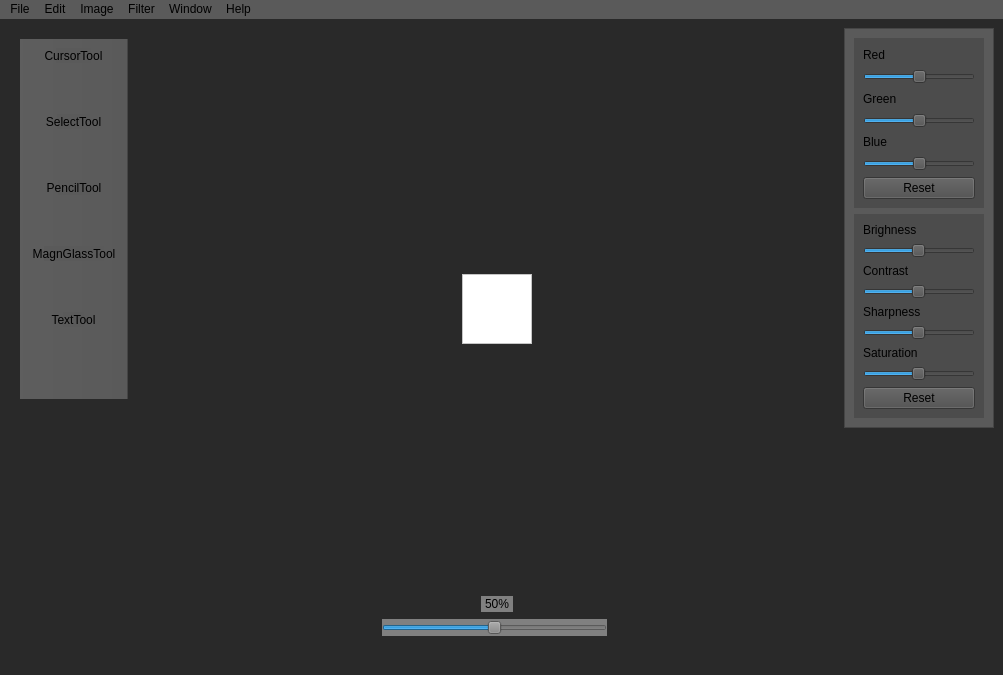
<?xml version="1.0" encoding="UTF-8"?>
<ui version="4.0">
 <class>MainWindow</class>
 <widget class="QMainWindow" name="MainWindow">
  <property name="geometry">
   <rect>
    <x>0</x>
    <y>0</y>
    <width>1003</width>
    <height>675</height>
   </rect>
  </property>
  <property name="windowTitle">
   <string>MainWindow</string>
  </property>
  <property name="styleSheet">
   <string notr="true">background-color: #292929;</string>
  </property>
  <widget class="QWidget" name="centralwidget">
   <property name="styleSheet">
    <string notr="true"/>
   </property>
   <layout class="QHBoxLayout" name="horizontalLayout_2">
    <item>
     <layout class="QVBoxLayout" name="verticalLayout">
      <item>
       <spacer name="verticalSpacer_2">
        <property name="orientation">
         <enum>Qt::Vertical</enum>
        </property>
        <property name="sizeHint" stdset="0">
         <size>
          <width>20</width>
          <height>40</height>
         </size>
        </property>
       </spacer>
      </item>
      <item alignment="Qt::AlignHCenter|Qt::AlignVCenter">
       <widget class="QScrollArea" name="scrollArea_viewport">
        <property name="enabled">
         <bool>true</bool>
        </property>
        <property name="sizePolicy">
         <sizepolicy hsizetype="Expanding" vsizetype="Expanding">
          <horstretch>0</horstretch>
          <verstretch>0</verstretch>
         </sizepolicy>
        </property>
        <property name="minimumSize">
         <size>
          <width>0</width>
          <height>0</height>
         </size>
        </property>
        <property name="maximumSize">
         <size>
          <width>100</width>
          <height>122</height>
         </size>
        </property>
        <property name="styleSheet">
         <string notr="true">background-color: white </string>
        </property>
        <property name="lineWidth">
         <number>0</number>
        </property>
        <property name="widgetResizable">
         <bool>true</bool>
        </property>
        <property name="alignment">
         <set>Qt::AlignCenter</set>
        </property>
        <widget class="QWidget" name="scrollAreaWidgetContents_viewport">
         <property name="geometry">
          <rect>
           <x>0</x>
           <y>0</y>
           <width>72</width>
           <height>72</height>
          </rect>
         </property>
         <layout class="QHBoxLayout" name="horizontalLayout_viewport">
          <property name="leftMargin">
           <number>0</number>
          </property>
          <property name="topMargin">
           <number>0</number>
          </property>
          <property name="rightMargin">
           <number>0</number>
          </property>
          <property name="bottomMargin">
           <number>0</number>
          </property>
          <item>
           <widget class="QLabel" name="imageLabel">
            <property name="text">
             <string/>
            </property>
            <property name="alignment">
             <set>Qt::AlignCenter</set>
            </property>
           </widget>
          </item>
         </layout>
        </widget>
       </widget>
      </item>
      <item>
       <spacer name="verticalSpacer">
        <property name="orientation">
         <enum>Qt::Vertical</enum>
        </property>
        <property name="sizeHint" stdset="0">
         <size>
          <width>20</width>
          <height>40</height>
         </size>
        </property>
       </spacer>
      </item>
      <item alignment="Qt::AlignHCenter">
       <widget class="QLabel" name="zoomLabel">
        <property name="maximumSize">
         <size>
          <width>100</width>
          <height>16777215</height>
         </size>
        </property>
        <property name="styleSheet">
         <string notr="true">background-color: grey; padding: 1px;</string>
        </property>
        <property name="text">
         <string>50%</string>
        </property>
       </widget>
      </item>
      <item>
       <layout class="QHBoxLayout" name="horizontalLayout">
        <property name="sizeConstraint">
         <enum>QLayout::SetFixedSize</enum>
        </property>
        <item>
         <spacer name="horizontalSpacer">
          <property name="orientation">
           <enum>Qt::Horizontal</enum>
          </property>
          <property name="sizeHint" stdset="0">
           <size>
            <width>40</width>
            <height>20</height>
           </size>
          </property>
         </spacer>
        </item>
        <item>
         <widget class="QSlider" name="zoomSlider">
          <property name="styleSheet">
           <string notr="true">background-color: grey; padding: 1px</string>
          </property>
          <property name="maximum">
           <number>100</number>
          </property>
          <property name="sliderPosition">
           <number>50</number>
          </property>
          <property name="orientation">
           <enum>Qt::Horizontal</enum>
          </property>
         </widget>
        </item>
        <item>
         <widget class="QWidget" name="widget_2" native="true"/>
        </item>
        <item>
         <spacer name="horizontalSpacer_2">
          <property name="orientation">
           <enum>Qt::Horizontal</enum>
          </property>
          <property name="sizeHint" stdset="0">
           <size>
            <width>40</width>
            <height>20</height>
           </size>
          </property>
         </spacer>
        </item>
       </layout>
      </item>
      <item>
       <widget class="QWidget" name="widget" native="true"/>
      </item>
     </layout>
    </item>
    <item alignment="Qt::AlignTop">
     <widget class="QScrollArea" name="scrollArea">
      <property name="sizePolicy">
       <sizepolicy hsizetype="Minimum" vsizetype="Expanding">
        <horstretch>0</horstretch>
        <verstretch>0</verstretch>
       </sizepolicy>
      </property>
      <property name="minimumSize">
       <size>
        <width>150</width>
        <height>400</height>
       </size>
      </property>
      <property name="maximumSize">
       <size>
        <width>300</width>
        <height>1400</height>
       </size>
      </property>
      <property name="styleSheet">
       <string notr="true"> background-color: #5a5a5a;</string>
      </property>
      <property name="widgetResizable">
       <bool>true</bool>
      </property>
      <widget class="QWidget" name="scrollAreaWidgetContents">
       <property name="geometry">
        <rect>
         <x>0</x>
         <y>-5</y>
         <width>130</width>
         <height>437</height>
        </rect>
       </property>
       <layout class="QVBoxLayout" name="verticalLayout_2">
        <item>
         <widget class="QWidget" name="collapsible_1" native="true">
          <property name="sizePolicy">
           <sizepolicy hsizetype="Expanding" vsizetype="Expanding">
            <horstretch>0</horstretch>
            <verstretch>0</verstretch>
           </sizepolicy>
          </property>
          <property name="styleSheet">
           <string notr="true">background-color: #4C4C4C;</string>
          </property>
          <layout class="QVBoxLayout" name="verticalLayout_3">
           <item>
            <widget class="QLabel" name="label_5">
             <property name="text">
              <string>Red</string>
             </property>
            </widget>
           </item>
           <item>
            <widget class="QSlider" name="r_slider">
             <property name="maximum">
              <number>200</number>
             </property>
             <property name="sliderPosition">
              <number>100</number>
             </property>
             <property name="orientation">
              <enum>Qt::Horizontal</enum>
             </property>
            </widget>
           </item>
           <item>
            <widget class="QLabel" name="label_6">
             <property name="text">
              <string>Green</string>
             </property>
            </widget>
           </item>
           <item>
            <widget class="QSlider" name="g_slider">
             <property name="maximum">
              <number>200</number>
             </property>
             <property name="sliderPosition">
              <number>100</number>
             </property>
             <property name="orientation">
              <enum>Qt::Horizontal</enum>
             </property>
            </widget>
           </item>
           <item>
            <widget class="QLabel" name="label_7">
             <property name="text">
              <string>Blue</string>
             </property>
            </widget>
           </item>
           <item>
            <widget class="QSlider" name="b_slider">
             <property name="maximum">
              <number>200</number>
             </property>
             <property name="sliderPosition">
              <number>100</number>
             </property>
             <property name="orientation">
              <enum>Qt::Horizontal</enum>
             </property>
            </widget>
           </item>
           <item>
            <widget class="QPushButton" name="reset_color_button">
             <property name="text">
              <string>Reset</string>
             </property>
            </widget>
           </item>
          </layout>
         </widget>
        </item>
        <item alignment="Qt::AlignTop">
         <widget class="QWidget" name="collapsible_2" native="true">
          <property name="sizePolicy">
           <sizepolicy hsizetype="Preferred" vsizetype="Preferred">
            <horstretch>0</horstretch>
            <verstretch>0</verstretch>
           </sizepolicy>
          </property>
          <property name="styleSheet">
           <string notr="true">background-color: #4C4C4C;</string>
          </property>
          <layout class="QVBoxLayout" name="verticalLayout_4">
           <item>
            <widget class="QLabel" name="label">
             <property name="text">
              <string>Brighness</string>
             </property>
            </widget>
           </item>
           <item>
            <widget class="QSlider" name="brightness_slider">
             <property name="minimum">
              <number>-30</number>
             </property>
             <property name="maximum">
              <number>31</number>
             </property>
             <property name="orientation">
              <enum>Qt::Horizontal</enum>
             </property>
            </widget>
           </item>
           <item>
            <widget class="QLabel" name="label_2">
             <property name="text">
              <string>Contrast</string>
             </property>
            </widget>
           </item>
           <item>
            <widget class="QSlider" name="contrast_slider">
             <property name="minimum">
              <number>-30</number>
             </property>
             <property name="maximum">
              <number>31</number>
             </property>
             <property name="orientation">
              <enum>Qt::Horizontal</enum>
             </property>
            </widget>
           </item>
           <item>
            <widget class="QLabel" name="label_3">
             <property name="text">
              <string>Sharpness</string>
             </property>
            </widget>
           </item>
           <item>
            <widget class="QSlider" name="sharpness_slider">
             <property name="minimum">
              <number>-40</number>
             </property>
             <property name="maximum">
              <number>41</number>
             </property>
             <property name="orientation">
              <enum>Qt::Horizontal</enum>
             </property>
            </widget>
           </item>
           <item>
            <widget class="QLabel" name="label_4">
             <property name="text">
              <string>Saturation</string>
             </property>
            </widget>
           </item>
           <item>
            <widget class="QSlider" name="saturation_slider">
             <property name="minimum">
              <number>-40</number>
             </property>
             <property name="maximum">
              <number>41</number>
             </property>
             <property name="orientation">
              <enum>Qt::Horizontal</enum>
             </property>
            </widget>
           </item>
           <item>
            <widget class="QPushButton" name="reset_enhance_button">
             <property name="text">
              <string>Reset</string>
             </property>
            </widget>
           </item>
          </layout>
         </widget>
        </item>
       </layout>
      </widget>
     </widget>
    </item>
   </layout>
  </widget>
  <widget class="QMenuBar" name="menubar">
   <property name="geometry">
    <rect>
     <x>0</x>
     <y>0</y>
     <width>1003</width>
     <height>23</height>
    </rect>
   </property>
   <property name="styleSheet">
    <string notr="true">background-color: #5a5a5a;</string>
   </property>
   <widget class="QMenu" name="menuFile">
    <property name="title">
     <string>File</string>
    </property>
    <addaction name="actionOpen"/>
    <addaction name="actionSave"/>
    <addaction name="actionSave_as"/>
    <addaction name="separator"/>
    <addaction name="actionUndo"/>
    <addaction name="actionRedo"/>
   </widget>
   <widget class="QMenu" name="menuEdit">
    <property name="title">
     <string>Edit</string>
    </property>
    <addaction name="actionCrop"/>
   </widget>
   <widget class="QMenu" name="menuImage">
    <property name="title">
     <string>Image</string>
    </property>
   </widget>
   <widget class="QMenu" name="menuFilter">
    <property name="title">
     <string>Filter</string>
    </property>
    <addaction name="actionBlur"/>
    <addaction name="actionContour"/>
    <addaction name="actionDetail"/>
    <addaction name="actionEdge_Enhance"/>
    <addaction name="actionSharpen"/>
    <addaction name="actionEmboss"/>
    <addaction name="actionFind_Edhes"/>
    <addaction name="actionSmooth"/>
   </widget>
   <widget class="QMenu" name="menuWindow">
    <property name="title">
     <string>Window</string>
    </property>
   </widget>
   <widget class="QMenu" name="menuHelp">
    <property name="title">
     <string>Help</string>
    </property>
    <addaction name="actionAbout"/>
   </widget>
   <addaction name="menuFile"/>
   <addaction name="menuEdit"/>
   <addaction name="menuImage"/>
   <addaction name="menuFilter"/>
   <addaction name="menuWindow"/>
   <addaction name="menuHelp"/>
  </widget>
  <widget class="QStatusBar" name="statusbar"/>
  <widget class="QToolBar" name="toolBar">
   <property name="sizePolicy">
    <sizepolicy hsizetype="Fixed" vsizetype="Preferred">
     <horstretch>0</horstretch>
     <verstretch>0</verstretch>
    </sizepolicy>
   </property>
   <property name="minimumSize">
    <size>
     <width>100</width>
     <height>400</height>
    </size>
   </property>
   <property name="maximumSize">
    <size>
     <width>16777215</width>
     <height>400</height>
    </size>
   </property>
   <property name="windowTitle">
    <string>toolBar</string>
   </property>
   <property name="styleSheet">
    <string notr="true">margin: 20px; padding: 3px; background-color: #5a5a5a </string>
   </property>
   <property name="movable">
    <bool>false</bool>
   </property>
   <property name="floatable">
    <bool>false</bool>
   </property>
   <attribute name="toolBarArea">
    <enum>LeftToolBarArea</enum>
   </attribute>
   <attribute name="toolBarBreak">
    <bool>false</bool>
   </attribute>
   <addaction name="actionCursorTool"/>
   <addaction name="actionSelectTool"/>
   <addaction name="actionPencilTool"/>
   <addaction name="actionMagnGlassTool"/>
   <addaction name="actionTextTool"/>
  </widget>
  <action name="actionOpen">
   <property name="text">
    <string>Open</string>
   </property>
  </action>
  <action name="actionSelectTool">
   <property name="icon">
    <iconset>
     <normaloff>../Ikony_inż/4.png</normaloff>../Ikony_inż/4.png</iconset>
   </property>
   <property name="text">
    <string>SelectTool</string>
   </property>
  </action>
  <action name="actionBlur">
   <property name="checkable">
    <bool>true</bool>
   </property>
   <property name="text">
    <string>Blur</string>
   </property>
  </action>
  <action name="actionCursorTool">
   <property name="icon">
    <iconset>
     <normaloff>../Ikony_inż/1.png</normaloff>../Ikony_inż/1.png</iconset>
   </property>
   <property name="text">
    <string>CursorTool</string>
   </property>
  </action>
  <action name="actionPencilTool">
   <property name="icon">
    <iconset>
     <normaloff>../Ikony_inż/2.png</normaloff>../Ikony_inż/2.png</iconset>
   </property>
   <property name="text">
    <string>PencilTool</string>
   </property>
  </action>
  <action name="actionMagnGlassTool">
   <property name="icon">
    <iconset>
     <normaloff>../Ikony_inż/3.png</normaloff>../Ikony_inż/3.png</iconset>
   </property>
   <property name="text">
    <string>MagnGlassTool</string>
   </property>
  </action>
  <action name="actionTextTool">
   <property name="icon">
    <iconset>
     <normaloff>../Ikony_inż/5.png</normaloff>../Ikony_inż/5.png</iconset>
   </property>
   <property name="text">
    <string>TextTool</string>
   </property>
  </action>
  <action name="actionAbout">
   <property name="text">
    <string>About</string>
   </property>
  </action>
  <action name="actionCrop">
   <property name="text">
    <string>Crop</string>
   </property>
  </action>
  <action name="actionUndo">
   <property name="text">
    <string>Undo</string>
   </property>
  </action>
  <action name="actionRedo">
   <property name="text">
    <string>Redo</string>
   </property>
  </action>
  <action name="actionContour">
   <property name="checkable">
    <bool>true</bool>
   </property>
   <property name="text">
    <string>Contour</string>
   </property>
  </action>
  <action name="actionDetail">
   <property name="checkable">
    <bool>true</bool>
   </property>
   <property name="text">
    <string>Detail</string>
   </property>
  </action>
  <action name="actionEdge_Enhance">
   <property name="checkable">
    <bool>true</bool>
   </property>
   <property name="text">
    <string>Edge Enhance</string>
   </property>
  </action>
  <action name="actionSharpen">
   <property name="checkable">
    <bool>true</bool>
   </property>
   <property name="text">
    <string>Sharpen</string>
   </property>
  </action>
  <action name="actionEmboss">
   <property name="checkable">
    <bool>true</bool>
   </property>
   <property name="text">
    <string>Emboss</string>
   </property>
  </action>
  <action name="actionFind_Edhes">
   <property name="checkable">
    <bool>true</bool>
   </property>
   <property name="text">
    <string>Find_Edhes</string>
   </property>
  </action>
  <action name="actionSmooth">
   <property name="checkable">
    <bool>true</bool>
   </property>
   <property name="text">
    <string>Smooth</string>
   </property>
  </action>
  <action name="actionSave">
   <property name="text">
    <string>Save</string>
   </property>
  </action>
  <action name="actionSave_as">
   <property name="text">
    <string>Save as</string>
   </property>
  </action>
 </widget>
 <resources>
  <include location="res.qrc"/>
 </resources>
 <connections/>
</ui>
